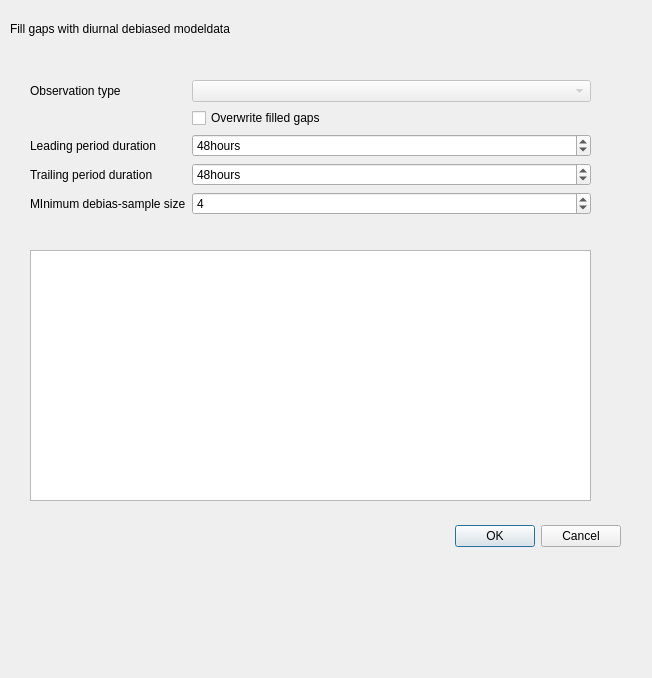
<?xml version="1.0" encoding="UTF-8"?>
<ui version="4.0">
 <class>Dialog</class>
 <widget class="QDialog" name="Dialog">
  <property name="geometry">
   <rect>
    <x>0</x>
    <y>0</y>
    <width>652</width>
    <height>678</height>
   </rect>
  </property>
  <property name="windowTitle">
   <string>Dialog</string>
  </property>
  <widget class="QDialogButtonBox" name="buttonBox">
   <property name="geometry">
    <rect>
     <x>0</x>
     <y>520</y>
     <width>621</width>
     <height>32</height>
    </rect>
   </property>
   <property name="orientation">
    <enum>Qt::Horizontal</enum>
   </property>
   <property name="standardButtons">
    <set>QDialogButtonBox::Cancel|QDialogButtonBox::Ok</set>
   </property>
  </widget>
  <widget class="QLabel" name="label">
   <property name="geometry">
    <rect>
     <x>10</x>
     <y>20</y>
     <width>481</width>
     <height>17</height>
    </rect>
   </property>
   <property name="text">
    <string>Fill gaps with diurnal debiased modeldata</string>
   </property>
  </widget>
  <widget class="QWidget" name="formLayoutWidget">
   <property name="geometry">
    <rect>
     <x>30</x>
     <y>80</y>
     <width>561</width>
     <height>161</height>
    </rect>
   </property>
   <layout class="QFormLayout" name="formLayout">
    <item row="0" column="0">
     <widget class="QLabel" name="label_2">
      <property name="text">
       <string>Observation type</string>
      </property>
     </widget>
    </item>
    <item row="0" column="1">
     <widget class="QComboBox" name="obstype_spin">
      <property name="enabled">
       <bool>false</bool>
      </property>
     </widget>
    </item>
    <item row="1" column="1">
     <widget class="QCheckBox" name="overwrite_box">
      <property name="text">
       <string>Overwrite filled gaps</string>
      </property>
     </widget>
    </item>
    <item row="2" column="0">
     <widget class="QLabel" name="label_3">
      <property name="text">
       <string>Leading period duration</string>
      </property>
     </widget>
    </item>
    <item row="2" column="1">
     <widget class="QSpinBox" name="lead_duration">
      <property name="suffix">
       <string>hours</string>
      </property>
      <property name="minimum">
       <number>1</number>
      </property>
      <property name="maximum">
       <number>10000</number>
      </property>
      <property name="value">
       <number>48</number>
      </property>
     </widget>
    </item>
    <item row="3" column="0">
     <widget class="QLabel" name="label_6">
      <property name="text">
       <string>Trailing period duration</string>
      </property>
     </widget>
    </item>
    <item row="3" column="1">
     <widget class="QSpinBox" name="trail_duration">
      <property name="suffix">
       <string>hours</string>
      </property>
      <property name="minimum">
       <number>0</number>
      </property>
      <property name="maximum">
       <number>10000</number>
      </property>
      <property name="value">
       <number>48</number>
      </property>
     </widget>
    </item>
    <item row="4" column="0">
     <widget class="QLabel" name="label_5">
      <property name="text">
       <string>MInimum debias-sample size</string>
      </property>
     </widget>
    </item>
    <item row="4" column="1">
     <widget class="QSpinBox" name="n_sample">
      <property name="minimum">
       <number>1</number>
      </property>
      <property name="maximum">
       <number>10000</number>
      </property>
      <property name="value">
       <number>4</number>
      </property>
     </widget>
    </item>
   </layout>
  </widget>
  <widget class="QTextBrowser" name="doc">
   <property name="geometry">
    <rect>
     <x>30</x>
     <y>250</y>
     <width>561</width>
     <height>251</height>
    </rect>
   </property>
  </widget>
 </widget>
 <resources/>
 <connections>
  <connection>
   <sender>buttonBox</sender>
   <signal>accepted()</signal>
   <receiver>Dialog</receiver>
   <slot>accept()</slot>
   <hints>
    <hint type="sourcelabel">
     <x>248</x>
     <y>254</y>
    </hint>
    <hint type="destinationlabel">
     <x>157</x>
     <y>274</y>
    </hint>
   </hints>
  </connection>
  <connection>
   <sender>buttonBox</sender>
   <signal>rejected()</signal>
   <receiver>Dialog</receiver>
   <slot>reject()</slot>
   <hints>
    <hint type="sourcelabel">
     <x>316</x>
     <y>260</y>
    </hint>
    <hint type="destinationlabel">
     <x>286</x>
     <y>274</y>
    </hint>
   </hints>
  </connection>
 </connections>
</ui>
